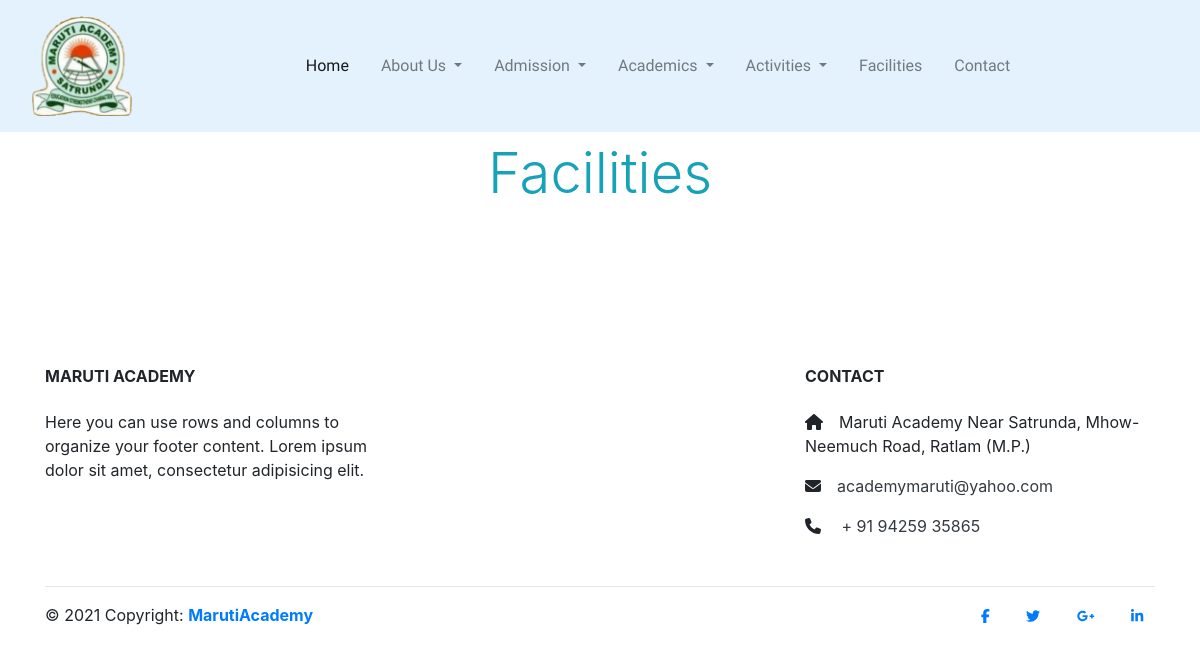
Page /facilities/ on the earlier database version.
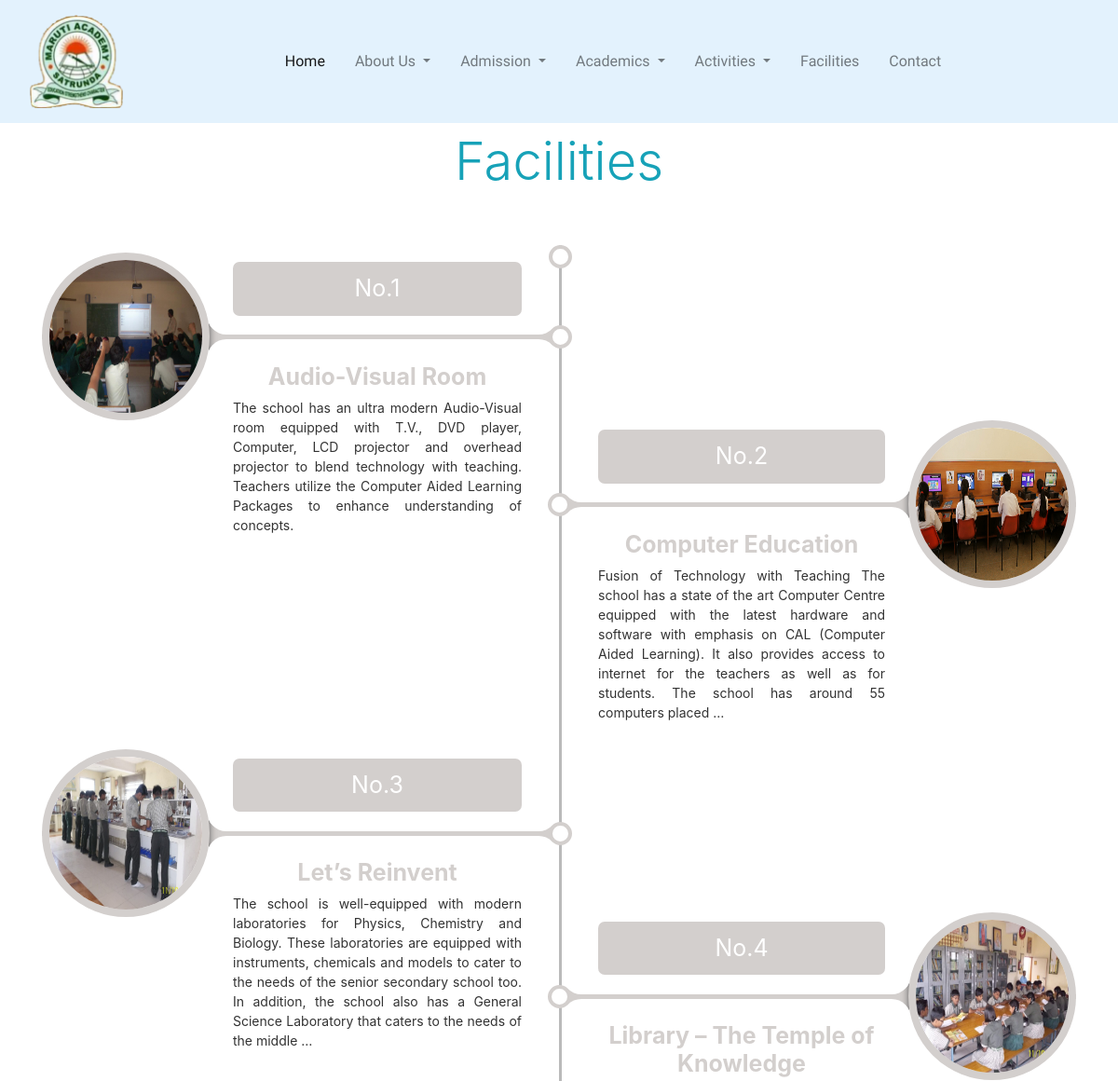
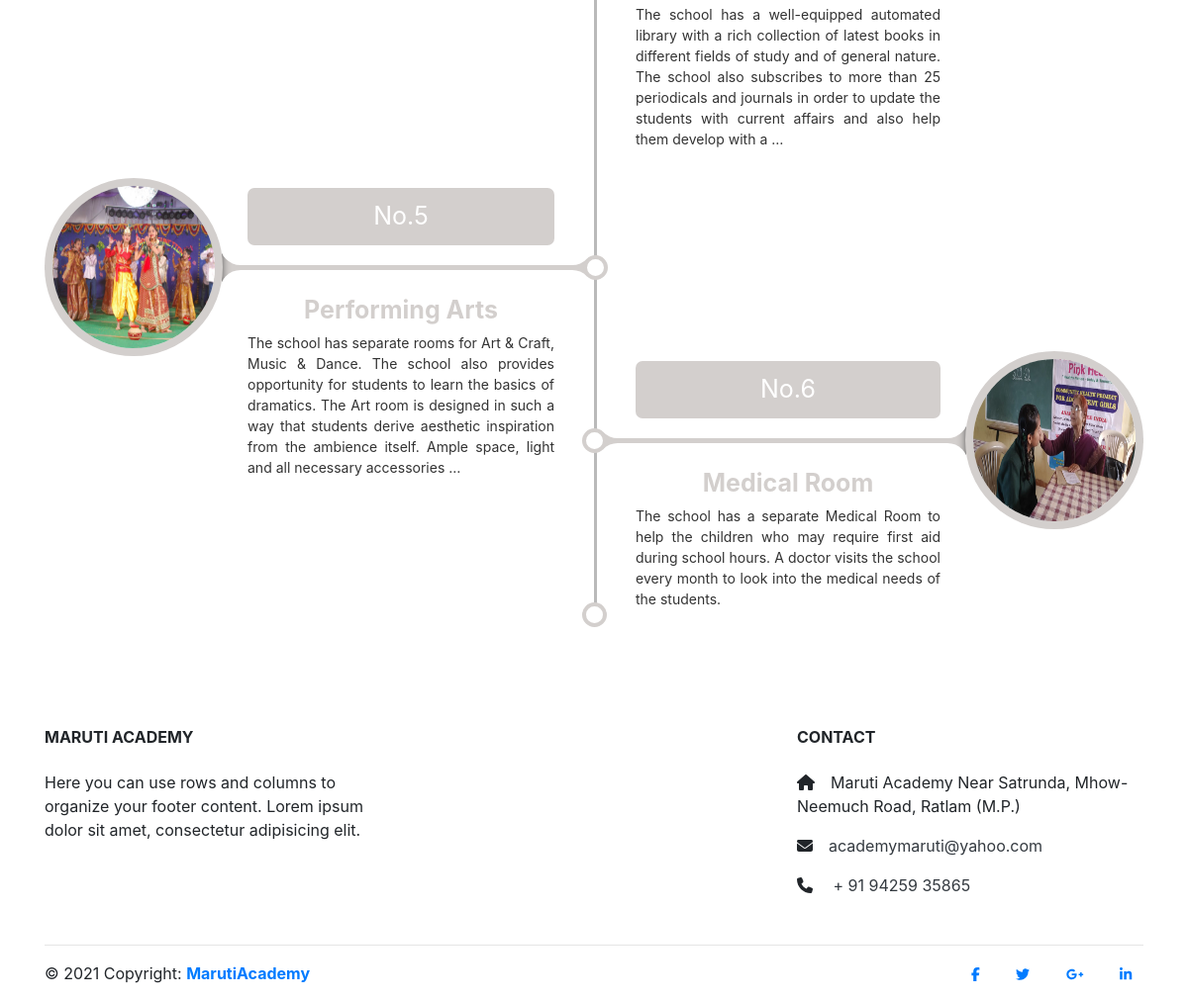
Same page on the later database version (2 pictures, top to bottom).
### home/models.py (models this page shows)
class Content(models.Model):
    title = models.CharField(max_length=100)
    description = models.TextField()
    category = models.CharField(max_length=100)
    name = models.CharField(max_length=100, blank=True)
    position = models.CharField(max_length=100, blank=True)
    photo = models.ImageField(upload_to='Images', blank=True)

### home/views.py (the view)
# urls.py: path('facilities/', views.facilities, name='facilities'),
def facilities(request):
    facilities = Content.objects.filter(category='Facilities')
    return render(request, 'home/facilities.html', {'facilities': facilities})

### home/templates/home/facilities.html (shortened to what this page needs)
{% extends 'home/base.html' %}
{% load static %}
{% block body %}
<h1 class=" display-4 text-center text-info my-2"> Facilities </h1>
<section>
    <div class="container py-5">
        <div class="row">
            <div class="col-md-12 col-sm-12">
                <div class="main-timeline">
                    {% for i in facilities %}
                    <div class="timeline">
                        <div class="timeline-content">
                            <div class="circle"><span class="homebox">
                                    <img src="{{i.photo.url}}" class="img" width="164px" height="164px">
                                </span></div>
                            <div class="content">
                                <span class="year">No.{{forloop.counter}}</span>
                                <h3 class="title h4">{{i.title}}</h3>
                                <p class="description">
                                    {{i.description | truncatewords:50}}
                                </p>
                                <div class="icon"></div>
                            </div>
                        </div>
                    </div>
                    {% endfor %}
                </div>
            </div>
        </div>
    </div>
</section>
{% endblock body %}

### home/templates/home/base.html (shortened to what this page needs)
{% load static %}
<!DOCTYPE html>
<html lang="en">
<head>
    <link rel="stylesheet" href="{% static 'css/all.min.css' %}">
    <link rel="stylesheet" href="{% static 'css/bootstrap.css' %}">
    <link rel="stylesheet" href="{% static 'css/style.css' %}">
</head>
<body>
{% include 'home/navbar.html' %}
{% block body %}
{% endblock body %}
{% include 'home/footer.html' %}
</body>
</html>

### home/templates/home/navbar.html (shortened to what this page needs)
{% load static %}
<nav class="navbar navbar-expand-lg navbar-light" style="background-color: #e3f2fd;">
    <div class="collapse navbar-collapse mx-3 my-2"> <a href="{% url 'home' %}"> <img src="{% static 'images/Logo.png' %}"
                style="width: 100px; height: 100px;" alt="School Logo"></a></div>
    <div class="collapse navbar-collapse" id="navbarNavDropdown">
        <ul class="navbar-nav mr-auto st-font">
            <li class="nav-item active mr-3">
                <a class="nav-link " href="{% url 'home' %}">Home <span class="sr-only">(current)</span></a>
            </li>
            <li class="nav-item dropdown mr-3">
                <a class="nav-link dropdown-toggle" href="#" id="navbarDropdown" role="button" data-toggle="dropdown"
                    aria-haspopup="true" aria-expanded="false">
                    About Us
                </a>
            </li>
            <li class="nav-item dropdown mr-3">
                <a class="nav-link dropdown-toggle" href="#" id="navbarDropdown" role="button" data-toggle="dropdown"
                    aria-haspopup="true" aria-expanded="false">
                    Admission
                </a>
            </li>
            <li class="nav-item dropdown mr-3">
                <a class="nav-link dropdown-toggle" href="http://example.com" id="navbarDropdownMenuLink"
                    data-toggle="dropdown" aria-haspopup="true" aria-expanded="false">
                    Academics
                </a>
            </li>
            <li class="nav-item dropdown mr-3">
                <a class="nav-link dropdown-toggle" href="#" id="navbarDropdown" role="button" data-toggle="dropdown"
                    aria-haspopup="true" aria-expanded="false">
                    Activities
                </a>
            </li>
            <li class="nav-item mr-3">
                <a class="nav-link" href="{% url 'facilities' %}">Facilities</a>
            </li>
            <li class="nav-item mr-3">
                <a class="nav-link" href="{% url 'contact' %}">Contact</a>
            </li>
        </ul>
    </div>
</nav>

### home/templates/home/footer.html (shortened to what this page needs)
<footer class="page-footer font-small pt-4">
  <div class="container text-center text-md-left">
    <div class="row text-center text-md-left mt-3 pb-3">
      <div class="col-md-4 mt-3">
        <h6 class="text-uppercase mb-4 font-weight-bold">Maruti Academy</h6>
        <p>Here you can use rows and columns to organize your footer content. Lorem ipsum dolor sit amet,
          consectetur
          adipisicing elit.</p>
      </div>
      <div class="col-md-4 mt-3 offset-md-4">
        <h6 class="text-uppercase mb-4 font-weight-bold">Contact</h6>
        <p>
          <i class="fas fa-home mr-3"></i>Maruti Academy Near Satrunda, Mhow-Neemuch Road, Ratlam (M.P.)
        </p>
        <p>
          <i class="fas fa-envelope mr-3"></i><a class="text-dark"
            href="mailto: academymaruti@yahoo.com">academymaruti@yahoo.com</a>
        </p>
        <p>
          <i class="fas fa-phone mr-3"></i> <a class='text-dark' href="tel:+919425935865">+ 91 94259 35865 </a>
        </p>
      </div>
    </div>
    <hr>
    <div class="row d-flex align-items-center">
      <div class="col-md-7 col-lg-8">
        <p class="text-center text-md-left">© 2021 Copyright:
          <a href="http://marutiacademy.com/">
            <strong> MarutiAcademy</strong>
          </a>
        </p>
      </div>
      <div class="col-md-5 col-lg-4 ml-lg-0">
        <div class="text-center text-md-right">
          <ul class="list-unstyled list-inline">
            <li class="list-inline-item">
              <a class="btn-floating btn-sm rgba-white-slight mx-1">
                <i class="fab fa-facebook-f"></i>
              </a>
            </li>
            <li class="list-inline-item">
              <a class="btn-floating btn-sm rgba-white-slight mx-1">
                <i class="fab fa-twitter"></i>
              </a>
            </li>
            <li class="list-inline-item">
              <a class="btn-floating btn-sm rgba-white-slight mx-1">
                <i class="fab fa-google-plus-g"></i>
              </a>
            </li>
            <li class="list-inline-item">
              <a class="btn-floating btn-sm rgba-white-slight mx-1">
                <i class="fab fa-linkedin-in"></i>
              </a>
            </li>
          </ul>
        </div>
      </div>
    </div>
  </div>
</footer>

### home/static/css/style.css (style rules this page uses)
.st-font { font-family: 'Satisfy', cursive; }

### home/templates/home/facilities.html (style rules this page uses)
.main-timeline { position: relative; }
.main-timeline:before, .main-timeline:after { content: ""; display: block; width: 100%; clear: both; }
.main-timeline:before { content: ""; width: 3px; height: 100%; background: #bababa; position: absolute; top: 0; left: 50%; }
.main-timeline .timeline { width: 50%; float: left; position: relative; z-index: 1; }
.main-timeline .timeline:before, .main-timeline .timeline:after { content: ""; display: block; width: 100%; clear: both; }
.main-timeline .timeline:first-child:before, .main-timeline .timeline:last-child:before { content: ""; width: 25px; height: 25px; border-radius: 50%; background: #fff; border: 4px solid rgba(211, 207, 205, 1); position: absolute; top: 0; right: -14px; z-index: 1; }
.main-timeline .timeline:last-child:before { top: auto; bottom: 0; }
.main-timeline .timeline:last-child:nth-child(even):before { right: auto; left: -12px; bottom: -2px; }
.main-timeline .timeline-content { text-align: center; margin-top: 8px; position: relative; transition: all 0.3s ease 0s; }
.main-timeline .timeline-content:before { content: ""; width: 100%; height: 5px; background: rgba(211, 207, 205, 1); position: absolute; top: 88px; left: 0; z-index: -1; }
.main-timeline .circle { width: 180px; height: 180px; border-radius: 50%; background: #fff; border: 8px solid rgba(211, 207, 205, 1); float: left; margin-right: 25px; position: relative; }
.main-timeline .circle:before { content: ""; width: 26px; height: 30px; background: rgba(211, 207, 205, 1); margin: auto; position: absolute; top: 0; right: -33px; bottom: 0; z-index: -1; box-shadow: inset 7px 0 9px -7px #444; }
.main-timeline .circle span { display: block; width: 100%; height: 100%; border-radius: 50%; line-height: 268px; font-size: 80px; color: #454344; }
.main-timeline .circle span:before, .main-timeline .circle span:after { content: ""; width: 28px; height: 50px; background: #fff; border-radius: 0 0 0 21px; margin: auto; position: absolute; top: -54px; right: -33px; bottom: 0; z-index: -1; }
.main-timeline .circle span:after { border-radius: 21px 0 0 0; top: 0; bottom: -56px; }
.main-timeline .circle .img { vertical-align: initial; border-radius: 50%; }
.main-timeline .content { display: table; padding-right: 40px; position: relative; }
.main-timeline .year { display: block; padding: 10px; margin: 10px 0 50px 0; background: rgba(211, 207, 205, 1); border-radius: 7px; font-size: 25px; color: #fff; }
.main-timeline .title { font-size: 25px; font-weight: bold; color: rgba(211, 207, 205, 1); margin-top: 0; }
.main-timeline .description { font-size: 14px; color: #333; text-align: justify; }
.main-timeline .icon { width: 25px; height: 25px; border-radius: 50%; background: #fff; border: 4px solid rgba(211, 207, 205, 1); position: absolute; top: 78px; right: -14px; }
.main-timeline .icon:before { content: ""; width: 15px; height: 25px; background: rgba(211, 207, 205, 1); margin: auto; position: absolute; top: -1px; left: -15px; bottom: 0; z-index: -1; }
.main-timeline .timeline:nth-child(2n) .timeline-content, .main-timeline .timeline:nth-child(2n) .circle { float: right; }
.main-timeline .timeline:nth-child(2n) .circle { margin: 0 0 0 25px; }
.main-timeline .timeline:nth-child(2n) .circle:before { right: auto; left: -33px; box-shadow: -7px 0 9px -7px #444 inset; }
.main-timeline .timeline:nth-child(2n) .circle span:before, .main-timeline .timeline:nth-child(2n) .circle span:after { right: auto; left: -33px; border-radius: 0 0 21px 0; }
.main-timeline .timeline:nth-child(2n) .circle span:after { border-radius: 0 21px 0 0; }
.main-timeline .timeline:nth-child(2n) .content { padding: 0 0 0 40px; margin-left: 2px; }
.main-timeline .timeline:nth-child(2n) .icon { right: auto; left: -14px; }
.main-timeline .timeline:nth-child(2n) .icon:before, .main-timeline .timeline:nth-child(2n) .icon span:before, .main-timeline .timeline:nth-child(2n) .icon span:after { left: auto; right: -15px; }
.main-timeline .timeline:nth-child(2) { margin-top: 180px; }
.main-timeline .timeline:nth-child(odd) { margin: -175px 0 0 0; }
.main-timeline .timeline:nth-child(even) { margin-bottom: 180px; }
.main-timeline .timeline:first-child, .main-timeline .timeline:last-child:nth-child(even) { margin: 0; }

Differences in the rows shown:
added Content: photo (picture), title "Audio-Visual Room", description "The school has an ultra modern Audio-Visual room equipped with T.V., DVD player, Computer, LCD projector and overhead projector to blend technology with teaching. Teachers utilize the Computer Aided Learning Packages to enhance understanding of concepts."
added Content: photo (picture), title "Computer Education", description "Fusion of Technology with Teaching The school has a state of the art Computer Centre equipped with the latest hardware and software with emphasis on CAL (Computer Aided Learning). It also provides access to internet for the teachers as well as for students. The school has around 55 computers placed …"
added Content: photo (picture), title "Let’s Reinvent", description "The school is well-equipped with modern laboratories for Physics, Chemistry and Biology. These laboratories are equipped with instruments, chemicals and models to cater to the needs of the senior secondary school too. In addition, the school also has a General Science Laboratory that caters to the needs of the middle …"
added Content: photo (picture), title "Library – The Temple of Knowledge", description "The school has a well-equipped automated library with a rich collection of latest books in different fields of study and of general nature. The school also subscribes to more than 25 periodicals and journals in order to update the students with current affairs and also help them develop with a …"
added Content: photo (picture), title "Performing Arts", description "The school has separate rooms for Art & Craft, Music & Dance. The school also provides opportunity for students to learn the basics of dramatics. The Art room is designed in such a way that students derive aesthetic inspiration from the ambience itself. Ample space, light and all necessary accessories …"
added Content: photo (picture), title "Medical Room", description "The school has a separate Medical Room to help the children who may require first aid during school hours. A doctor visits the school every month to look into the medical needs of the students."
